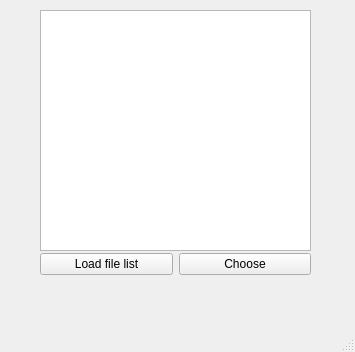
<?xml version="1.0" encoding="UTF-8"?>
<ui version="4.0">
 <class>SelectFile</class>
 <widget class="QMainWindow" name="SelectFile">
  <property name="geometry">
   <rect>
    <x>0</x>
    <y>0</y>
    <width>355</width>
    <height>352</height>
   </rect>
  </property>
  <property name="windowTitle">
   <string>MainWindow</string>
  </property>
  <widget class="QWidget" name="centralwidget">
   <widget class="QListWidget" name="listFiles">
    <property name="geometry">
     <rect>
      <x>40</x>
      <y>10</y>
      <width>271</width>
      <height>241</height>
     </rect>
    </property>
   </widget>
   <widget class="QWidget" name="horizontalLayoutWidget">
    <property name="geometry">
     <rect>
      <x>40</x>
      <y>250</y>
      <width>271</width>
      <height>28</height>
     </rect>
    </property>
    <layout class="QHBoxLayout" name="horizontalLayout">
     <item>
      <widget class="QPushButton" name="loadFileListButton">
       <property name="text">
        <string>Load file list</string>
       </property>
      </widget>
     </item>
     <item>
      <widget class="QPushButton" name="chooseFileButton">
       <property name="text">
        <string>Choose</string>
       </property>
      </widget>
     </item>
    </layout>
   </widget>
  </widget>
  <widget class="QMenuBar" name="menubar">
   <property name="geometry">
    <rect>
     <x>0</x>
     <y>0</y>
     <width>355</width>
     <height>23</height>
    </rect>
   </property>
  </widget>
  <widget class="QStatusBar" name="statusbar"/>
 </widget>
 <resources/>
 <connections/>
</ui>
